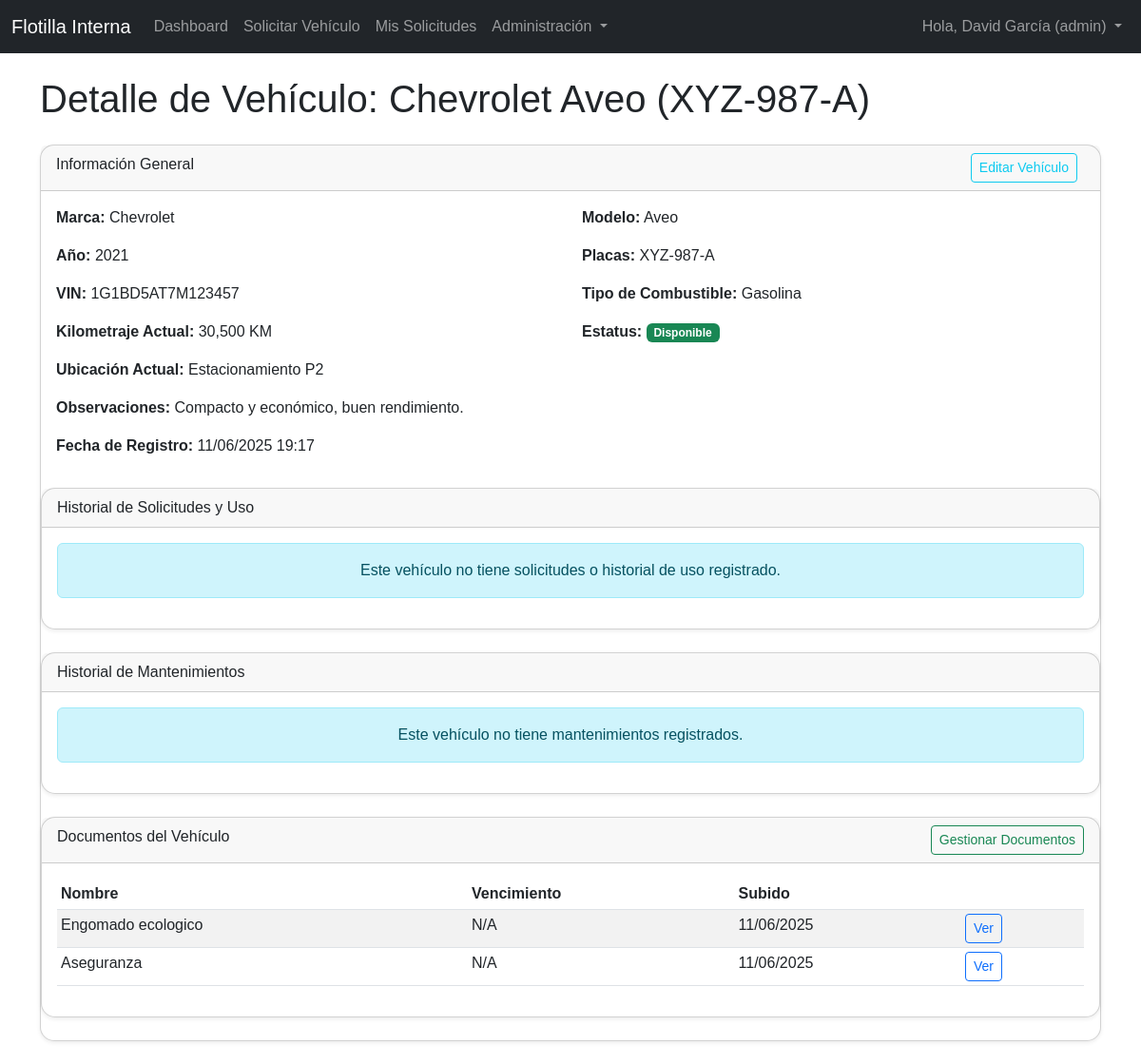
The page /detalle_vehiculo.php?id=2 (signed in) on the database its author committed.
### tables this page shows
CREATE TABLE `vehiculos` (
  `id` int(11) NOT NULL,
  `marca` varchar(100) NOT NULL,
  `modelo` varchar(100) NOT NULL,
  `anio` int(11) NOT NULL,
  `placas` varchar(20) NOT NULL,
  `vin` varchar(255) DEFAULT NULL,
  `tipo_combustible` enum('Gasolina','Diésel','Eléctrico','Híbrido') NOT NULL,
  `kilometraje_actual` int(11) NOT NULL DEFAULT 0,
  `estatus` enum('disponible','en_uso','en_mantenimiento','inactivo') NOT NULL DEFAULT 'disponible',
  `ubicacion_actual` varchar(255) DEFAULT NULL,
  `observaciones` text DEFAULT NULL,
  `fecha_registro` datetime DEFAULT current_timestamp()
);

CREATE TABLE `documentos_vehiculos` (
  `id` int(11) NOT NULL,
  `vehiculo_id` int(11) NOT NULL,
  `nombre_documento` varchar(255) NOT NULL,
  `ruta_archivo` varchar(512) NOT NULL,
  `fecha_vencimiento` date DEFAULT NULL,
  `fecha_subida` datetime DEFAULT current_timestamp(),
  `subido_por` int(11) DEFAULT NULL
);

### public/detalle_vehiculo.php (the view, shortened to what this page needs)
<?php
$db = connectDB();
$error_message = $error_message ?? '';
$vehiculo_id = filter_var($_GET['id'] ?? null, FILTER_VALIDATE_INT);
$vehiculo = null;
$solicitudes_historicas = [];
$mantenimientos_historicos = [];
$documentos_vehiculo = [];
if (!$vehiculo_id) {
    $error_message = 'ID de vehículo no proporcionado o inválido.';
} else {
    if ($db) {
        try {
            $stmt_vehiculo = $db->prepare("SELECT * FROM vehiculos WHERE id = :vehiculo_id");
            $stmt_vehiculo->bindParam(':vehiculo_id', $vehiculo_id);
            $stmt_vehiculo->execute();
            $vehiculo = $stmt_vehiculo->fetch(PDO::FETCH_ASSOC);
            if (!$vehiculo) {
                $error_message = 'Vehículo no encontrado.';
            } else {
                $stmt_solicitudes = $db->prepare("
                    SELECT
                        s.id AS solicitud_id,
                        u.nombre AS usuario_nombre,
                        s.fecha_salida_solicitada,
                        s.fecha_regreso_solicitada,
                        s.evento,
                        s.descripcion,
                        s.destino,
                        s.estatus_solicitud,
                        s.observaciones_aprobacion,
                        hu.kilometraje_salida,
                        hu.nivel_combustible_salida,
                        hu.fecha_salida_real,
                        hu.observaciones_salida,
                        hu.fotos_salida_url,
                        hu.kilometraje_regreso,
                        hu.nivel_combustible_regreso,
                        hu.fecha_regreso_real,
                        hu.observaciones_regreso,
                        hu.fotos_regreso_url
                    FROM solicitudes_vehiculos s
                    JOIN usuarios u ON s.usuario_id = u.id
                    LEFT JOIN historial_uso_vehiculos hu ON s.id = hu.solicitud_id
                    WHERE s.vehiculo_id = :vehiculo_id
                    ORDER BY s.fecha_salida_solicitada DESC
                ");
                $stmt_solicitudes->bindParam(':vehiculo_id', $vehiculo_id);
                $stmt_solicitudes->execute();
                $solicitudes_historicas = $stmt_solicitudes->fetchAll(PDO::FETCH_ASSOC);
                $stmt_mantenimientos = $db->prepare("SELECT * FROM mantenimientos WHERE vehiculo_id = :vehiculo_id ORDER BY fecha_mantenimiento DESC");
                $stmt_mantenimientos->bindParam(':vehiculo_id', $vehiculo_id);
                $stmt_mantenimientos->execute();
                $mantenimientos_historicos = $stmt_mantenimientos->fetchAll(PDO::FETCH_ASSOC);
                $stmt_documentos = $db->prepare("SELECT * FROM documentos_vehiculos WHERE vehiculo_id = :vehiculo_id ORDER BY fecha_subida DESC");
                $stmt_documentos->bindParam(':vehiculo_id', $vehiculo_id);
                $stmt_documentos->execute();
                $documentos_vehiculo = $stmt_documentos->fetchAll(PDO::FETCH_ASSOC);
            }
        } catch (PDOException $e) {
            error_log("Error al cargar detalle de vehículo: " . $e->getMessage());
            $error_message = 'Ocurrió un error al cargar los detalles del vehículo: ' . $e->getMessage();
        }
    } else {
        $error_message = 'No se pudo conectar a la base de datos.';
    }
}
?>
<!DOCTYPE html>
<html lang="es">
<head>
    <link href="https://cdn.jsdelivr.net/npm/bootstrap@5.3.0/dist/css/bootstrap.min.css" rel="stylesheet">
    <link rel="stylesheet" href="css/style.css">
    <link rel="stylesheet" href="https://cdn.jsdelivr.net/npm/bootstrap-icons@1.11.3/font/bootstrap-icons.min.css">
</head>
<body>
    <?php
    require_once '../app/includes/navbar.php';
    ?>
    <div class="container mt-4">
        <?php if (!empty($error_message)): ?>
            <div class="alert alert-danger" role="alert">
                <?php echo $error_message; ?>
            </div>
            <a href="gestion_vehiculos.php" class="btn btn-secondary mt-3">Regresar a Gestión de Vehículos</a>
        <?php else: ?>
            <h1 class="mb-4">Detalle de Vehículo: <?php echo htmlspecialchars($vehiculo['marca'] . ' ' . $vehiculo['modelo'] . ' (' . $vehiculo['placas'] . ')'); ?></h1>
            <div class="card mb-4 shadow-sm">
                <div class="card-header">
                    Información General
                    <button type="button" class="btn btn-sm btn-outline-info float-end me-2" data-bs-toggle="modal" data-bs-target="#addEditVehicleModal" data-action="edit"
                        data-id="<?php echo $vehiculo['id']; ?>"
                        data-marca="<?php echo htmlspecialchars($vehiculo['marca']); ?>"
                        data-modelo="<?php echo htmlspecialchars($vehiculo['modelo']); ?>"
                        data-anio="<?php echo htmlspecialchars($vehiculo['anio']); ?>"
                        data-placas="<?php echo htmlspecialchars($vehiculo['placas']); ?>"
                        data-vin="<?php echo htmlspecialchars($vehiculo['vin']); ?>"
                        data-tipo-combustible="<?php echo htmlspecialchars($vehiculo['tipo_combustible']); ?>"
                        data-kilometraje-actual="<?php echo htmlspecialchars($vehiculo['kilometraje_actual']); ?>"
                        data-estatus="<?php echo htmlspecialchars($vehiculo['estatus']); ?>"
                        data-ubicacion-actual="<?php echo htmlspecialchars($vehiculo['ubicacion_actual']); ?>"
                        data-observaciones="<?php echo htmlspecialchars($vehiculo['observaciones']); ?>">
                        Editar Vehículo
                    </button>
                </div>
                <div class="card-body">
                    <div class="row">
                        <div class="col-md-6">
                            <p><strong>Marca:</strong> <?php echo htmlspecialchars($vehiculo['marca']); ?></p>
                        </div>
                        <div class="col-md-6">
                            <p><strong>Modelo:</strong> <?php echo htmlspecialchars($vehiculo['modelo']); ?></p>
                        </div>
                        <div class="col-md-6">
                            <p><strong>Año:</strong> <?php echo htmlspecialchars($vehiculo['anio']); ?></p>
                        </div>
                        <div class="col-md-6">
                            <p><strong>Placas:</strong> <?php echo htmlspecialchars($vehiculo['placas']); ?></p>
                        </div>
                        <div class="col-md-6">
                            <p><strong>VIN:</strong> <?php echo htmlspecialchars($vehiculo['vin'] ?? 'N/A'); ?></p>
                        </div>
                        <div class="col-md-6">
                            <p><strong>Tipo de Combustible:</strong> <?php echo htmlspecialchars($vehiculo['tipo_combustible']); ?></p>
                        </div>
                        <div class="col-md-6">
                            <p><strong>Kilometraje Actual:</strong> <?php echo htmlspecialchars(number_format($vehiculo['kilometraje_actual'])); ?> KM</p>
                        </div>
                        <div class="col-md-6">
                            <p><strong>Estatus:</strong>
                                <?php
                                $status_class = '';
                                switch ($vehiculo['estatus']) {
                                    case 'disponible':
                                        $status_class = 'badge bg-success';
                                        break;
                                }
                                ?>
                                <span class="<?php echo $status_class; ?>"><?php echo htmlspecialchars(ucfirst($vehiculo['estatus'])); ?></span>
                            </p>
                        </div>
                        <div class="col-md-6">
                            <p><strong>Ubicación Actual:</strong> <?php echo htmlspecialchars($vehiculo['ubicacion_actual'] ?? 'N/A'); ?></p>
                        </div>
                        <div class="col-12">
                            <p><strong>Observaciones:</strong> <?php echo htmlspecialchars($vehiculo['observaciones'] ?? 'Ninguna.'); ?></p>
                        </div>
                        <div class="col-12">
                            <p><strong>Fecha de Registro:</strong> <?php echo date('d/m/Y H:i', strtotime($vehiculo['fecha_registro'])); ?></p>
                        </div>
                    </div>
                </div>
                <div class="card mb-4 shadow-sm">
                    <div class="card-header">
                        Historial de Solicitudes y Uso
                    </div>
                    <div class="card-body">
                        <?php if (empty($solicitudes_historicas)): ?>
                            <div class="alert alert-info text-center" role="alert">
                                Este vehículo no tiene solicitudes o historial de uso registrado.
                            </div>
                        <?php endif; ?>
                    </div>
                </div>
                <div class="card mb-4 shadow-sm">
                    <div class="card-header">
                        Historial de Mantenimientos
                    </div>
                    <div class="card-body">
                        <?php if (empty($mantenimientos_historicos)): ?>
                            <div class="alert alert-info text-center" role="alert">
                                Este vehículo no tiene mantenimientos registrados.
                            </div>
                        <?php endif; ?>
                    </div>
                </div>
                <div class="card mb-4 shadow-sm">
                    <div class="card-header">
                        Documentos del Vehículo
                        <a href="gestion_documentos.php?vehiculo_id=<?php echo $vehiculo['id']; ?>" class="btn btn-sm btn-outline-success float-end">
                            Gestionar Documentos
                        </a>
                    </div>
                    <div class="card-body">
                        <?php if (empty($documentos_vehiculo)): ?>
                            <div class="alert alert-info text-center" role="alert">
                                Este vehículo no tiene documentos cargados.
                            </div>
                        <?php else: ?>
                            <div class="table-responsive">
                                <table class="table table-sm table-striped">
                                    <thead>
                                        <tr>
                                            <th>Nombre</th>
                                            <th>Vencimiento</th>
                                            <th>Subido</th>
                                            <th></th>
                                        </tr>
                                    </thead>
                                    <tbody>
                                        <?php foreach ($documentos_vehiculo as $doc): ?>
                                            <tr>
                                                <td><?php echo htmlspecialchars($doc['nombre_documento']); ?></td>
                                                <td><?php echo $doc['fecha_vencimiento'] ? date('d/m/Y', strtotime($doc['fecha_vencimiento'])) : 'N/A'; ?></td>
                                                <td><?php echo date('d/m/Y', strtotime($doc['fecha_subida'])); ?></td>
                                                <td>
                                                    <a href="<?php echo htmlspecialchars($doc['ruta_archivo']); ?>" target="_blank" class="btn btn-sm btn-outline-primary">Ver</a>
                                                </td>
                                            </tr>
                                        <?php endforeach; ?>
                                    </tbody>
                                </table>
                            </div>
                        <?php endif; ?>
                    </div>
                </div>
            <?php endif; ?>
            </div>
</body>
</html>

### public/css/style.css (style rules this page uses)
body { font-family: Arial, sans-serif; }
.card { border-radius: 15px; }

### rows shown on the page
vehiculos: marca+modelo+placas "Chevrolet Aveo (XYZ-987-A)", marca "Chevrolet", modelo "Aveo", anio "2021", placas "XYZ-987-A", vin "1G1BD5AT7M123457", tipo_combustible "Gasolina", kilometraje_actual "30,500", estatus "Disponible", ubicacion_actual "Estacionamiento P2", observaciones "Compacto y económico, buen rendimiento.", fecha_registro "11/06/2025 19:17"
documentos_vehiculos: nombre_documento "Engomado ecologico", shows "N/A", fecha_subida "11/06/2025"
documentos_vehiculos: nombre_documento "Aseguranza", shows "N/A", fecha_subida "11/06/2025"

### other values the page prints
$nombre_usuario_sesion "David García"
$rol_usuario_sesion "admin"
